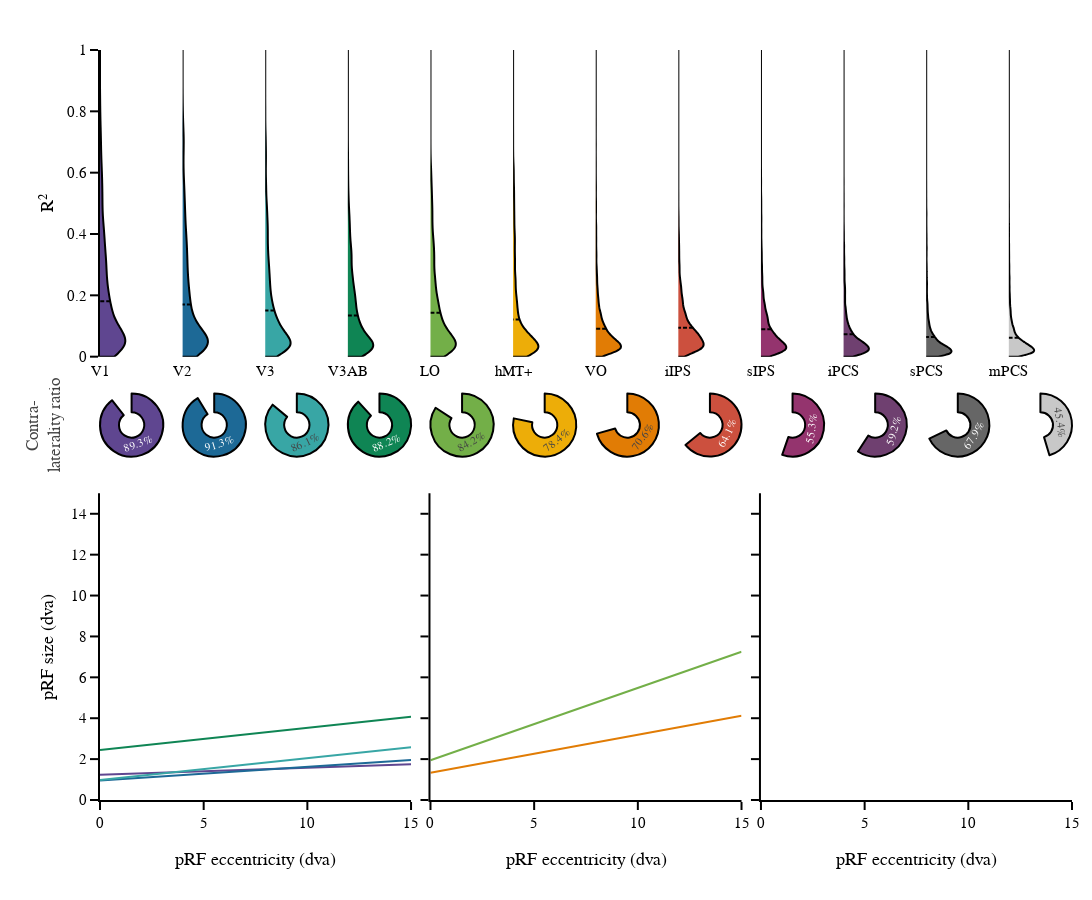

Write notebook code for a chart like this one.
### Markdown cell above
# to do
2. compute relation eccentricity size relationship 
    - add filter of data
    - add ecc/size dots or subselection of it
4. make plot with two entries (condition 1 and 2 => split violoin, make two circle, make 2 sets of lines changing hue)
5. make entries slider to pick the condition to plot
6. save as pdf and html
3. fix hover (https://plotly.com/python/hover-text-and-formatting/)
6. attach axes together
7. add title to overall plots
7. take care of legend (in the figure, different for each, include area and line)

### Code cell
def rgb2rgba(input_col,alpha_val):
    rgba_col = "rgba{}, {})".format(input_col[3:-1],alpha_val)
    return rgba_col

fig_height, fig_width = 900,1200
rois_colors = px.colors.qualitative.Prism
rois_colors.append('rgb(200, 200, 200)')
rois = analysis_info['rois']
rows, cols = 3, 12

column_widths = [1,1,1,1,1,1,1,1,1,1,1,1,]
row_heights = [4,1,4]

sb_specs = [[{},{},{},{},{},{},{},{},{},{},{},{}],
            [{'type':'domain'},{'type':'domain'},{'type':'domain'},{'type':'domain'},{'type':'domain'},{'type':'domain'},
             {'type':'domain'},{'type':'domain'},{'type':'domain'},{'type':'domain'},{'type':'domain'},{'type':'domain'}],
            [{'colspan':4},None,None,None,{'colspan':4},None,None,None,{'colspan':4},None,None,None]]

fig = make_subplots(rows=rows, cols=cols, specs=sb_specs, print_grid=False, vertical_spacing=0.04, horizontal_spacing=0.02,
                    column_widths=column_widths, row_heights=row_heights)

cols_violin, rows_violin = [1,2,3,4,5,6,7,8,9,10,11,12], [1,1,1,1,1,1,1,1,1,1,1,1]
cols_pie, rows_pie       = [1,2,3,4,5,6,7,8,9,10,11,12], [2,2,2,2,2,2,2,2,2,2,2,2]
cols_trace, rows_trace   = [1,1,1,1,5,5,5,5,9, 9, 9, 9], [3,3,3,3,3,3,3,3,3,3,3,3]

# Ecentricity/size relationship
y_label_trace, x_label_trace, trace_range = 'pRF size (dva)', 'pRF eccentricity (dva)', [0,15]
line_x = np.linspace(trace_range[0], trace_range[1], 60)

for num,(roi,roi_color) in enumerate(zip(rois,rois_colors)):
    
    # r2 violin plots
    fig.append_trace(go.Violin(y=df_rsq[roi], name=roi, span=[0, 1], orientation= "v", spanmode='manual', fillcolor=roi_color), row=rows_violin[num], col=cols_violin[num])

    # contra-laterality ratio
    cl_ratio = np.mean([np.sum(df_rsq[df_x[df_hemi==2]<0][roi])/np.sum(df_rsq[df_hemi==2][roi]),
                        np.sum(df_rsq[df_x[df_hemi==1]>0][roi])/np.sum(df_rsq[df_hemi==1][roi])])

    fig.append_trace(go.Pie(labels=["Contra-lateral","Ipsi-lateral"],
                            values=[cl_ratio,1-cl_ratio], marker_colors=[roi_color,'rgba(255,255,255,0)']),row=rows_pie[num], col=cols_pie[num])

    # eccentricity size regression
    ecc_size_coeff, ecc_size_intercept = weighted_regression(np.array(df_ecc[roi]),np.array(df_size[roi]),np.array(df_rsq[roi]))
    line_y = ecc_size_coeff*line_x+ecc_size_intercept
    # eb, eb_low, eb_high = 2, line_y-eb/2, line_y+eb/2
    # fig.append_trace(go.Scatter(x=np.hstack((line_x,line_x[::-1])), y=np.hstack((eb_low,eb_high[::-1])), mode='lines',
    #                             fill='toself',fillcolor=rgb2rgba(roi_color,0.2),line_color='rgba(0,0,0,0)', showlegend=False),row=rows_trace[num], col=cols_trace[num])
    fig.append_trace(go.Scatter(x=line_x, y=line_y[0], name = roi, mode='lines', line_width=2, line_color=roi_color,showlegend=False),row=rows_trace[num], col=cols_trace[num])

fig.add_annotation(xref="paper", yref="paper", x=-0.08, y=0.5, text='Contra-<br>laterality ratio', showarrow=False, textangle=-90,font_family=template_specs['font'],
                                font_size=17)

fig.layout.update(  # figure settings
                    template=fig_template, width=fig_width, height=fig_height, margin_l=100, margin_r=20, margin_t=50, margin_b=100,
                    # range violin
                    yaxis_range=[0,1], yaxis2_range=[0,1],yaxis3_range=[0,1],yaxis4_range=[0,1], yaxis5_range=[0,1], yaxis6_range=[0,1],
                    yaxis7_range=[0,1],yaxis8_range=[0,1],yaxis9_range=[0,1],yaxis10_range=[0,1],yaxis11_range=[0,1],yaxis12_range=[0,1],
                    # y axis violin
                    yaxis_visible=True, yaxis_linewidth=template_specs['axes_width'], yaxis_title_text='R\u00b2', yaxis_ticklen=8, 
                    # traces #13
                    yaxis13_visible=True, yaxis13_linewidth=template_specs['axes_width'], yaxis13_title_text=y_label_trace, yaxis13_range=trace_range, yaxis13_ticklen=8,
                    xaxis13_visible=True, xaxis13_linewidth=template_specs['axes_width'], xaxis13_title_text=x_label_trace, xaxis13_range=trace_range, xaxis13_ticklen=8,
                    # traces #14
                    yaxis14_visible=True, yaxis14_linewidth=template_specs['axes_width'], yaxis14_showticklabels=False, yaxis14_range=trace_range, yaxis14_ticklen=8,
                    xaxis14_visible=True, xaxis14_linewidth=template_specs['axes_width'], xaxis14_title_text=x_label_trace, xaxis14_range=trace_range, xaxis14_ticklen=8,
                    # traces #15
                    yaxis15_visible=True, yaxis15_linewidth=template_specs['axes_width'], yaxis15_showticklabels=False, yaxis15_range=trace_range, yaxis15_ticklen=8,
                    xaxis15_visible=True, xaxis15_linewidth=template_specs['axes_width'], xaxis15_title_text=x_label_trace, xaxis15_range=trace_range, xaxis15_ticklen=8,
                  )

fig.show()

### Figure 1 — Plotly figure (JSON) as saved in the notebook; plotly's stock layout.template omitted (floating-point values rounded to 4 significant figures; data arrays with more than 128 entries replaced by an {"elided": "..."} marker saying what was removed)
{"data": [{"fillcolor": "rgb(95, 70, 144)", "name": "V1", "orientation": "v", "span": [0, 1], "spanmode": "manual", "type": "violin", "xaxis": "x", "y": {"elided": "6158 float values"}, "yaxis": "y"}, {"domain": {"x": [0, 0.065], "y": [0.4489, 0.5511]}, "labels": ["Contra-lateral", "Ipsi-lateral"], "marker": {"colors": ["rgb(95, 70, 144)", "rgba(255,255,255,0)"]}, "type": "pie", "values": [0.8934, 0.1066]}, {"line": {"color": "rgb(95, 70, 144)", "width": 2}, "mode": "lines", "name": "V1", "showlegend": false, "type": "scatter", "x": [0, 0.2542, 0.5085, 0.7627, 1.017, 1.271, 1.525, 1.78, 2.034, 2.288, 2.542, 2.797, 3.051, 3.305, 3.559, 3.814, 4.068, 4.322, 4.576, 4.831, 5.085, 5.339, 5.593, 5.847, 6.102, 6.356, 6.61, 6.864, 7.119, 7.373, 7.627, 7.881, 8.136, 8.39, 8.644, 8.898, 9.153, 9.407, 9.661, 9.915, 10.17, 10.42, 10.68, 10.93, 11.19, 11.44, 11.69, 11.95, 12.2, 12.46, 12.71, 12.97, 13.22, 13.47, 13.73, 13.98, 14.24, 14.49, 14.75, 15], "xaxis": "x13", "y": [1.236, 1.245, 1.254, 1.263, 1.271, 1.28, 1.289, 1.298, 1.306, 1.315, 1.324, 1.333, 1.341, 1.35, 1.359, 1.368, 1.376, 1.385, 1.394, 1.403, 1.411, 1.42, 1.429, 1.438, 1.446, 1.455, 1.464, 1.472, 1.481, 1.49, 1.499, 1.507, 1.516, 1.525, 1.534, 1.542, 1.551, 1.56, 1.569, 1.577, 1.586, 1.595, 1.604, 1.612, 1.621, 1.63, 1.639, 1.647, 1.656, 1.665, 1.674, 1.682, 1.691, 1.7, 1.709, 1.717, 1.726, 1.735, 1.743, 1.752], "yaxis": "y13"}, {"fillcolor": "rgb(29, 105, 150)", "name": "V2", "orientation": "v", "span": [0, 1], "spanmode": "manual", "type": "violin", "xaxis": "x2", "y": {"elided": "6158 float values"}, "yaxis": "y2"}, {"domain": {"x": [0.085, 0.15], "y": [0.4489, 0.5511]}, "labels": ["Contra-lateral", "Ipsi-lateral"], "marker": {"colors": ["rgb(29, 105, 150)", "rgba(255,255,255,0)"]}, "type": "pie", "values": [0.9126, 0.08744]}, {"line": {"color": "rgb(29, 105, 150)", "width": 2}, "mode": "lines", "name": "V2", "showlegend": false, "type": "scatter", "x": [0, 0.2542, 0.5085, 0.7627, 1.017, 1.271, 1.525, 1.78, 2.034, 2.288, 2.542, 2.797, 3.051, 3.305, 3.559, 3.814, 4.068, 4.322, 4.576, 4.831, 5.085, 5.339, 5.593, 5.847, 6.102, 6.356, 6.61, 6.864, 7.119, 7.373, 7.627, 7.881, 8.136, 8.39, 8.644, 8.898, 9.153, 9.407, 9.661, 9.915, 10.17, 10.42, 10.68, 10.93, 11.19, 11.44, 11.69, 11.95, 12.2, 12.46, 12.71, 12.97, 13.22, 13.47, 13.73, 13.98, 14.24, 14.49, 14.75, 15], "xaxis": "x13", "y": [0.9577, 0.9746, 0.9916, 1.008, 1.025, 1.042, 1.059, 1.076, 1.093, 1.11, 1.127, 1.144, 1.161, 1.178, 1.195, 1.212, 1.229, 1.246, 1.263, 1.279, 1.296, 1.313, 1.33, 1.347, 1.364, 1.381, 1.398, 1.415, 1.432, 1.449, 1.466, 1.483, 1.5, 1.517, 1.534, 1.55, 1.567, 1.584, 1.601, 1.618, 1.635, 1.652, 1.669, 1.686, 1.703, 1.72, 1.737, 1.754, 1.771, 1.788, 1.805, 1.821, 1.838, 1.855, 1.872, 1.889, 1.906, 1.923, 1.94, 1.957], "yaxis": "y13"}, {"fillcolor": "rgb(56, 166, 165)", "name": "V3", "orientation": "v", "span": [0, 1], "spanmode": "manual", "type": "violin", "xaxis": "x3", "y": {"elided": "6158 float values"}, "yaxis": "y3"}, {"domain": {"x": [0.17, 0.235], "y": [0.4489, 0.5511]}, "labels": ["Contra-lateral", "Ipsi-lateral"], "marker": {"colors": ["rgb(56, 166, 165)", "rgba(255,255,255,0)"]}, "type": "pie", "values": [0.8614, 0.1386]}, {"line": {"color": "rgb(56, 166, 165)", "width": 2}, "mode": "lines", "name": "V3", "showlegend": false, "type": "scatter", "x": [0, 0.2542, 0.5085, 0.7627, 1.017, 1.271, 1.525, 1.78, 2.034, 2.288, 2.542, 2.797, 3.051, 3.305, 3.559, 3.814, 4.068, 4.322, 4.576, 4.831, 5.085, 5.339, 5.593, 5.847, 6.102, 6.356, 6.61, 6.864, 7.119, 7.373, 7.627, 7.881, 8.136, 8.39, 8.644, 8.898, 9.153, 9.407, 9.661, 9.915, 10.17, 10.42, 10.68, 10.93, 11.19, 11.44, 11.69, 11.95, 12.2, 12.46, 12.71, 12.97, 13.22, 13.47, 13.73, 13.98, 14.24, 14.49, 14.75, 15], "xaxis": "x13", "y": [0.9739, 1.001, 1.028, 1.055, 1.083, 1.11, 1.137, 1.164, 1.191, 1.218, 1.246, 1.273, 1.3, 1.327, 1.354, 1.381, 1.409, 1.436, 1.463, 1.49, 1.517, 1.544, 1.572, 1.599, 1.626, 1.653, 1.68, 1.707, 1.735, 1.762, 1.789, 1.816, 1.843, 1.87, 1.897, 1.925, 1.952, 1.979, 2.006, 2.033, 2.06, 2.088, 2.115, 2.142, 2.169, 2.196, 2.223, 2.251, 2.278, 2.305, 2.332, 2.359, 2.386, 2.414, 2.441, 2.468, 2.495, 2.522, 2.549, 2.577], "yaxis": "y13"}, {"fillcolor": "rgb(15, 133, 84)", "name": "V3AB", "orientation": "v", "span": [0, 1], "spanmode": "manual", "type": "violin", "xaxis": "x4", "y": {"elided": "6158 float values"}, "yaxis": "y4"}, {"domain": {"x": [0.255, 0.32], "y": [0.4489, 0.5511]}, "labels": ["Contra-lateral", "Ipsi-lateral"], "marker": {"colors": ["rgb(15, 133, 84)", "rgba(255,255,255,0)"]}, "type": "pie", "values": [0.8824, 0.1176]}, {"line": {"color": "rgb(15, 133, 84)", "width": 2}, "mode": "lines", "name": "V3AB", "showlegend": false, "type": "scatter", "x": [0, 0.2542, 0.5085, 0.7627, 1.017, 1.271, 1.525, 1.78, 2.034, 2.288, 2.542, 2.797, 3.051, 3.305, 3.559, 3.814, 4.068, 4.322, 4.576, 4.831, 5.085, 5.339, 5.593, 5.847, 6.102, 6.356, 6.61, 6.864, 7.119, 7.373, 7.627, 7.881, 8.136, 8.39, 8.644, 8.898, 9.153, 9.407, 9.661, 9.915, 10.17, 10.42, 10.68, 10.93, 11.19, 11.44, 11.69, 11.95, 12.2, 12.46, 12.71, 12.97, 13.22, 13.47, 13.73, 13.98, 14.24, 14.49, 14.75, 15], "xaxis": "x13", "y": [2.449, 2.477, 2.504, 2.532, 2.56, 2.587, 2.615, 2.642, 2.67, 2.697, 2.725, 2.752, 2.78, 2.807, 2.835, 2.863, 2.89, 2.918, 2.945, 2.973, 3.0, 3.028, 3.055, 3.083, 3.11, 3.138, 3.165, 3.193, 3.221, 3.248, 3.276, 3.303, 3.331, 3.358, 3.386, 3.413, 3.441, 3.468, 3.496, 3.524, 3.551, 3.579, 3.606, 3.634, 3.661, 3.689, 3.716, 3.744, 3.771, 3.799, 3.826, 3.854, 3.882, 3.909, 3.937, 3.964, 3.992, 4.019, 4.047, 4.074], "yaxis": "y13"}, {"fillcolor": "rgb(115, 175, 72)", "name": "LO", "orientation": "v", "span": [0, 1], "spanmode": "manual", "type": "violin", "xaxis": "x5", "y": {"elided": "6158 float values"}, "yaxis": "y5"}, {"domain": {"x": [0.34, 0.405], "y": [0.4489, 0.5511]}, "labels": ["Contra-lateral", "Ipsi-lateral"], "marker": {"colors": ["rgb(115, 175, 72)", "rgba(255,255,255,0)"]}, "type": "pie", "values": [0.8418, 0.1582]}, {"line": {"color": "rgb(115, 175, 72)", "width": 2}, "mode": "lines", "name": "LO", "showlegend": false, "type": "scatter", "x": [0, 0.2542, 0.5085, 0.7627, 1.017, 1.271, 1.525, 1.78, 2.034, 2.288, 2.542, 2.797, 3.051, 3.305, 3.559, 3.814, 4.068, 4.322, 4.576, 4.831, 5.085, 5.339, 5.593, 5.847, 6.102, 6.356, 6.61, 6.864, 7.119, 7.373, 7.627, 7.881, 8.136, 8.39, 8.644, 8.898, 9.153, 9.407, 9.661, 9.915, 10.17, 10.42, 10.68, 10.93, 11.19, 11.44, 11.69, 11.95, 12.2, 12.46, 12.71, 12.97, 13.22, 13.47, 13.73, 13.98, 14.24, 14.49, 14.75, 15], "xaxis": "x14", "y": [1.943, 2.033, 2.123, 2.213, 2.302, 2.392, 2.482, 2.572, 2.662, 2.752, 2.842, 2.932, 3.022, 3.112, 3.202, 3.292, 3.382, 3.471, 3.561, 3.651, 3.741, 3.831, 3.921, 4.011, 4.101, 4.191, 4.281, 4.371, 4.461, 4.551, 4.641, 4.73, 4.82, 4.91, 5.0, 5.09, 5.18, 5.27, 5.36, 5.45, 5.54, 5.63, 5.72, 5.81, 5.899, 5.989, 6.079, 6.169, 6.259, 6.349, 6.439, 6.529, 6.619, 6.709, 6.799, 6.889, 6.979, 7.069, 7.158, 7.248], "yaxis": "y14"}, {"fillcolor": "rgb(237, 173, 8)", "name": "hMT+", "orientation": "v", "span": [0, 1], "spanmode": "manual", "type": "violin", "xaxis": "x6", "y": {"elided": "6158 float values"}, "yaxis": "y6"}, {"domain": {"x": [0.425, 0.49], "y": [0.4489, 0.5511]}, "labels": ["Contra-lateral", "Ipsi-lateral"], "marker": {"colors": ["rgb(237, 173, 8)", "rgba(255,255,255,0)"]}, "type": "pie", "values": [0.7836, 0.2164]}, {"line": {"color": "rgb(237, 173, 8)", "width": 2}, "mode": "lines", "name": "hMT+", "showlegend": false, "type": "scatter", "x": [0, 0.2542, 0.5085, 0.7627, 1.017, 1.271, 1.525, 1.78, 2.034, 2.288, 2.542, 2.797, 3.051, 3.305, 3.559, 3.814, 4.068, 4.322, 4.576, 4.831, 5.085, 5.339, 5.593, 5.847, 6.102, 6.356, 6.61, 6.864, 7.119, 7.373, 7.627, 7.881, 8.136, 8.39, 8.644, 8.898, 9.153, 9.407, 9.661, 9.915, 10.17, 10.42, 10.68, 10.93, 11.19, 11.44, 11.69, 11.95, 12.2, 12.46, 12.71, 12.97, 13.22, 13.47, 13.73, 13.98, 14.24, 14.49, 14.75, 15], "xaxis": "x14", "y": [15890.0, 15730.0, 15570.0, 15410.0, 15250.0, 15090.0, 14930.0, 14770.0, 14610.0, 14450.0, 14290.0, 14130.0, 13970.0, 13810.0, 13650.0, 13490.0, 13330.0, 13170.0, 13010.0, 12850.0, 12690.0, 12530.0, 12370.0, 12210.0, 12050.0, 11890.0, 11740.0, 11580.0, 11420.0, 11260.0, 11100.0, 10940.0, 10780.0, 10620.0, 10460.0, 10300.0, 10140.0, 9978.0, 9818.0, 9659.0, 9499.0, 9339.0, 9180.0, 9020.0, 8860.0, 8700.0, 8541.0, 8381.0, 8221.0, 8062.0, 7902.0, 7742.0, 7582.0, 7423.0, 7263.0, 7103.0, 6943.0, 6784.0, 6624.0, 6464.0], "yaxis": "y14"}, {"fillcolor": "rgb(225, 124, 5)", "name": "VO", "orientation": "v", "span": [0, 1], "spanmode": "manual", "type": "violin", "xaxis": "x7", "y": {"elided": "6158 float values"}, "yaxis": "y7"}, {"domain": {"x": [0.51, 0.575], "y": [0.4489, 0.5511]}, "labels": ["Contra-lateral", "Ipsi-lateral"], "marker": {"colors": ["rgb(225, 124, 5)", "rgba(255,255,255,0)"]}, "type": "pie", "values": [0.7061, 0.2939]}, {"line": {"color": "rgb(225, 124, 5)", "width": 2}, "mode": "lines", "name": "VO", "showlegend": false, "type": "scatter", "x": [0, 0.2542, 0.5085, 0.7627, 1.017, 1.271, 1.525, 1.78, 2.034, 2.288, 2.542, 2.797, 3.051, 3.305, 3.559, 3.814, 4.068, 4.322, 4.576, 4.831, 5.085, 5.339, 5.593, 5.847, 6.102, 6.356, 6.61, 6.864, 7.119, 7.373, 7.627, 7.881, 8.136, 8.39, 8.644, 8.898, 9.153, 9.407, 9.661, 9.915, 10.17, 10.42, 10.68, 10.93, 11.19, 11.44, 11.69, 11.95, 12.2, 12.46, 12.71, 12.97, 13.22, 13.47, 13.73, 13.98, 14.24, 14.49, 14.75, 15], "xaxis": "x14", "y": [1.329, 1.376, 1.423, 1.47, 1.518, 1.565, 1.612, 1.66, 1.707, 1.754, 1.801, 1.849, 1.896, 1.943, 1.99, 2.038, 2.085, 2.132, 2.18, 2.227, 2.274, 2.321, 2.369, 2.416, 2.463, 2.511, 2.558, 2.605, 2.652, 2.7, 2.747, 2.794, 2.842, 2.889, 2.936, 2.983, 3.031, 3.078, 3.125, 3.173, 3.22, 3.267, 3.314, 3.362, 3.409, 3.456, 3.503, 3.551, 3.598, 3.645, 3.693, 3.74, 3.787, 3.834, 3.882, 3.929, 3.976, 4.024, 4.071, 4.118], "yaxis": "y14"}, {"fillcolor": "rgb(204, 80, 62)", "name": "iIPS", "orientation": "v", "span": [0, 1], "spanmode": "manual", "type": "violin", "xaxis": "x8", "y": {"elided": "6158 float values"}, "yaxis": "y8"}, {"domain": {"x": [0.595, 0.66], "y": [0.4489, 0.5511]}, "labels": ["Contra-lateral", "Ipsi-lateral"], "marker": {"colors": ["rgb(204, 80, 62)", "rgba(255,255,255,0)"]}, "type": "pie", "values": [0.6414, 0.3586]}, {"line": {"color": "rgb(204, 80, 62)", "width": 2}, "mode": "lines", "name": "iIPS", "showlegend": false, "type": "scatter", "x": [0, 0.2542, 0.5085, 0.7627, 1.017, 1.271, 1.525, 1.78, 2.034, 2.288, 2.542, 2.797, 3.051, 3.305, 3.559, 3.814, 4.068, 4.322, 4.576, 4.831, 5.085, 5.339, 5.593, 5.847, 6.102, 6.356, 6.61, 6.864, 7.119, 7.373, 7.627, 7.881, 8.136, 8.39, 8.644, 8.898, 9.153, 9.407, 9.661, 9.915, 10.17, 10.42, 10.68, 10.93, 11.19, 11.44, 11.69, 11.95, 12.2, 12.46, 12.71, 12.97, 13.22, 13.47, 13.73, 13.98, 14.24, 14.49, 14.75, 15], "xaxis": "x14", "y": [367800.0, 363100.0, 358300.0, 353600.0, 348800.0, 344100.0, 339300.0, 334600.0, 329800.0, 325100.0, 320300.0, 315500.0, 310800.0, 306000.0, 301300.0, 296500.0, 291800.0, 287000.0, 282300.0, 277500.0, 272800.0, 268000.0, 263300.0, 258500.0, 253800.0, 249000.0, 244300.0, 239500.0, 234800.0, 230000.0, 225300.0, 220500.0, 215800.0, 211000.0, 206300.0, 201500.0, 196800.0, 192000.0, 187300.0, 182500.0, 177700.0, 173000.0, 168200.0, 163500.0, 158700.0, 154000.0, 149200.0, 144500.0, 139700.0, 135000.0, 130200.0, 125500.0, 120700.0, 116000.0, 111200.0, 106500.0, 101700.0, 96970.0, 92220.0, 87470.0], "yaxis": "y14"}, {"fillcolor": "rgb(148, 52, 110)", "name": "sIPS", "orientation": "v", "span": [0, 1], "spanmode": "manual", "type": "violin", "xaxis": "x9", "y": {"elided": "6158 float values"}, "yaxis": "y9"}, {"domain": {"x": [0.68, 0.745], "y": [0.4489, 0.5511]}, "labels": ["Contra-lateral", "Ipsi-lateral"], "marker": {"colors": ["rgb(148, 52, 110)", "rgba(255,255,255,0)"]}, "type": "pie", "values": [0.5533, 0.4467]}, {"line": {"color": "rgb(148, 52, 110)", "width": 2}, "mode": "lines", "name": "sIPS", "showlegend": false, "type": "scatter", "x": [0, 0.2542, 0.5085, 0.7627, 1.017, 1.271, 1.525, 1.78, 2.034, 2.288, 2.542, 2.797, 3.051, 3.305, 3.559, 3.814, 4.068, 4.322, 4.576, 4.831, 5.085, 5.339, 5.593, 5.847, 6.102, 6.356, 6.61, 6.864, 7.119, 7.373, 7.627, 7.881, 8.136, 8.39, 8.644, 8.898, 9.153, 9.407, 9.661, 9.915, 10.17, 10.42, 10.68, 10.93, 11.19, 11.44, 11.69, 11.95, 12.2, 12.46, 12.71, 12.97, 13.22, 13.47, 13.73, 13.98, 14.24, 14.49, 14.75, 15], "xaxis": "x15", "y": [67610.0, 67160.0, 66710.0, 66260.0, 65810.0, 65350.0, 64900.0, 64450.0, 64000.0, 63550.0, 63100.0, 62650.0, 62190.0, 61740.0, 61290.0, 60840.0, 60390.0, 59940.0, 59490.0, 59030.0, 58580.0, 58130.0, 57680.0, 57230.0, 56780.0, 56330.0, 55870.0, 55420.0, 54970.0, 54520.0, 54070.0, 53620.0, 53170.0, 52710.0, 52260.0, 51810.0, 51360.0, 50910.0, 50460.0, 50000.0, 49550.0, 49100.0, 48650.0, 48200.0, 47750.0, 47300.0, 46840.0, 46390.0, 45940.0, 45490.0, 45040.0, 44590.0, 44140.0, 43680.0, 43230.0, 42780.0, 42330.0, 41880.0, 41430.0, 40980.0], "yaxis": "y15"}, {"fillcolor": "rgb(111, 64, 112)", "name": "iPCS", "orientation": "v", "span": [0, 1], "spanmode": "manual", "type": "violin", "xaxis": "x10", "y": {"elided": "6158 float values"}, "yaxis": "y10"}, {"domain": {"x": [0.765, 0.83], "y": [0.4489, 0.5511]}, "labels": ["Contra-lateral", "Ipsi-lateral"], "marker": {"colors": ["rgb(111, 64, 112)", "rgba(255,255,255,0)"]}, "type": "pie", "values": [0.5918, 0.4082]}, {"line": {"color": "rgb(111, 64, 112)", "width": 2}, "mode": "lines", "name": "iPCS", "showlegend": false, "type": "scatter", "x": [0, 0.2542, 0.5085, 0.7627, 1.017, 1.271, 1.525, 1.78, 2.034, 2.288, 2.542, 2.797, 3.051, 3.305, 3.559, 3.814, 4.068, 4.322, 4.576, 4.831, 5.085, 5.339, 5.593, 5.847, 6.102, 6.356, 6.61, 6.864, 7.119, 7.373, 7.627, 7.881, 8.136, 8.39, 8.644, 8.898, 9.153, 9.407, 9.661, 9.915, 10.17, 10.42, 10.68, 10.93, 11.19, 11.44, 11.69, 11.95, 12.2, 12.46, 12.71, 12.97, 13.22, 13.47, 13.73, 13.98, 14.24, 14.49, 14.75, 15], "xaxis": "x15", "y": [2647000.0, 2610000.0, 2572000.0, 2535000.0, 2497000.0, 2460000.0, 2422000.0, 2385000.0, 2347000.0, 2310000.0, 2272000.0, 2235000.0, 2197000.0, 2160000.0, 2122000.0, 2085000.0, 2047000.0, 2010000.0, 1972000.0, 1935000.0, 1897000.0, 1860000.0, 1822000.0, 1785000.0, 1747000.0, 1710000.0, 1672000.0, 1635000.0, 1597000.0, 1560000.0, 1522000.0, 1485000.0, 1447000.0, 1410000.0, 1372000.0, 1335000.0, 1297000.0, 1260000.0, 1222000.0, 1185000.0, 1147000.0, 1110000.0, 1072000.0, 1035000.0, 997500.0, 960000.0, 922500.0, 885000.0, 847500.0, 810000.0, 772500.0, 735000.0, 697500.0, 660000.0, 622500.0, 585000.0, 547500.0, 510000.0, 472500.0, 435000.0], "yaxis": "y15"}, {"fillcolor": "rgb(102, 102, 102)", "name": "sPCS", "orientation": "v", "span": [0, 1], "spanmode": "manual", "type": "violin", "xaxis": "x11", "y": {"elided": "6158 float values"}, "yaxis": "y11"}, {"domain": {"x": [0.85, 0.915], "y": [0.4489, 0.5511]}, "labels": ["Contra-lateral", "Ipsi-lateral"], "marker": {"colors": ["rgb(102, 102, 102)", "rgba(255,255,255,0)"]}, "type": "pie", "values": [0.6788, 0.3212]}, {"line": {"color": "rgb(102, 102, 102)", "width": 2}, "mode": "lines", "name": "sPCS", "showlegend": false, "type": "scatter", "x": [0, 0.2542, 0.5085, 0.7627, 1.017, 1.271, 1.525, 1.78, 2.034, 2.288, 2.542, 2.797, 3.051, 3.305, 3.559, 3.814, 4.068, 4.322, 4.576, 4.831, 5.085, 5.339, 5.593, 5.847, 6.102, 6.356, 6.61, 6.864, 7.119, 7.373, 7.627, 7.881, 8.136, 8.39, 8.644, 8.898, 9.153, 9.407, 9.661, 9.915, 10.17, 10.42, 10.68, 10.93, 11.19, 11.44, 11.69, 11.95, 12.2, 12.46, 12.71, 12.97, 13.22, 13.47, 13.73, 13.98, 14.24, 14.49, 14.75, 15], "xaxis": "x15", "y": [775300.0, 764900.0, 754400.0, 744000.0, 733600.0, 723100.0, 712700.0, 702300.0, 691800.0, 681400.0, 671000.0, 660500.0, 650100.0, 639700.0, 629200.0, 618800.0, 608400.0, 597900.0, 587500.0, 577100.0, 566600.0, 556200.0, 545800.0, 535300.0, 524900.0, 514500.0, 504000.0, 493600.0, 483200.0, 472700.0, 462300.0, 451800.0, 441400.0, 431000.0, 420500.0, 410100.0, 399700.0, 389200.0, 378800.0, 368400.0, 357900.0, 347500.0, 337100.0, 326600.0, 316200.0, 305800.0, 295300.0, 284900.0, 274500.0, 264000.0, 253600.0, 243200.0, 232700.0, 222300.0, 211900.0, 201400.0, 191000.0, 180600.0, 170100.0, 159700.0], "yaxis": "y15"}, {"fillcolor": "rgb(200, 200, 200)", "name": "mPCS", "orientation": "v", "span": [0, 1], "spanmode": "manual", "type": "violin", "xaxis": "x12", "y": {"elided": "6158 float values"}, "yaxis": "y12"}, {"domain": {"x": [0.935, 1.0], "y": [0.4489, 0.5511]}, "labels": ["Contra-lateral", "Ipsi-lateral"], "marker": {"colors": ["rgb(200, 200, 200)", "rgba(255,255,255,0)"]}, "type": "pie", "values": [0.4539, 0.5461]}, {"line": {"color": "rgb(200, 200, 200)", "width": 2}, "mode": "lines", "name": "mPCS", "showlegend": false, "type": "scatter", "x": [0, 0.2542, 0.5085, 0.7627, 1.017, 1.271, 1.525, 1.78, 2.034, 2.288, 2.542, 2.797, 3.051, 3.305, 3.559, 3.814, 4.068, 4.322, 4.576, 4.831, 5.085, 5.339, 5.593, 5.847, 6.102, 6.356, 6.61, 6.864, 7.119, 7.373, 7.627, 7.881, 8.136, 8.39, 8.644, 8.898, 9.153, 9.407, 9.661, 9.915, 10.17, 10.42, 10.68, 10.93, 11.19, 11.44, 11.69, 11.95, 12.2, 12.46, 12.71, 12.97, 13.22, 13.47, 13.73, 13.98, 14.24, 14.49, 14.75, 15], "xaxis": "x15", "y": [205000.0, 207500.0, 209900.0, 212400.0, 214900.0, 217300.0, 219800.0, 222300.0, 224700.0, 227200.0, 229700.0, 232100.0, 234600.0, 237100.0, 239500.0, 242000.0, 244400.0, 246900.0, 249400.0, 251800.0, 254300.0, 256800.0, 259200.0, 261700.0, 264200.0, 266600.0, 269100.0, 271600.0, 274000.0, 276500.0, 279000.0, 281400.0, 283900.0, 286400.0, 288800.0, 291300.0, 293800.0, 296200.0, 298700.0, 301100.0, 303600.0, 306100.0, 308500.0, 311000.0, 313500.0, 315900.0, 318400.0, 320900.0, 323300.0, 325800.0, 328300.0, 330700.0, 333200.0, 335700.0, 338100.0, 340600.0, 343100.0, 345500.0, 348000.0, 350500.0], "yaxis": "y15"}], "layout": {"annotations": [{"font": {"family": "Helvetica", "size": 17}, "showarrow": false, "text": "Contra-<br>laterality ratio", "textangle": -90, "x": -0.08, "xref": "paper", "y": 0.5, "yref": "paper"}], "height": 900, "margin": {"b": 100, "l": 100, "r": 20, "t": 50}, "width": 1200, "xaxis": {"anchor": "y", "domain": [0, 0.065]}, "xaxis10": {"anchor": "y10", "domain": [0.765, 0.83]}, "xaxis11": {"anchor": "y11", "domain": [0.85, 0.915]}, "xaxis12": {"anchor": "y12", "domain": [0.935, 1.0]}, "xaxis13": {"anchor": "y13", "domain": [0, 0.32], "linewidth": 2, "range": [0, 15], "ticklen": 8, "title": {"text": "pRF eccentricity (dva)"}, "visible": true}, "xaxis14": {"anchor": "y14", "domain": [0.34, 0.66], "linewidth": 2, "range": [0, 15], "ticklen": 8, "title": {"text": "pRF eccentricity (dva)"}, "visible": true}, "xaxis15": {"anchor": "y15", "domain": [0.68, 1.0], "linewidth": 2, "range": [0, 15], "ticklen": 8, "title": {"text": "pRF eccentricity (dva)"}, "visible": true}, "xaxis2": {"anchor": "y2", "domain": [0.085, 0.15]}, "xaxis3": {"anchor": "y3", "domain": [0.17, 0.235]}, "xaxis4": {"anchor": "y4", "domain": [0.255, 0.32]}, "xaxis5": {"anchor": "y5", "domain": [0.34, 0.405]}, "xaxis6": {"anchor": "y6", "domain": [0.425, 0.49]}, "xaxis7": {"anchor": "y7", "domain": [0.51, 0.575]}, "xaxis8": {"anchor": "y8", "domain": [0.595, 0.66]}, "xaxis9": {"anchor": "y9", "domain": [0.68, 0.745]}, "yaxis": {"anchor": "x", "domain": [0.5911, 1.0], "linewidth": 2, "range": [0, 1], "ticklen": 8, "title": {"text": "R²"}, "visible": true}, "yaxis10": {"anchor": "x10", "domain": [0.5911, 1.0], "range": [0, 1]}, "yaxis11": {"anchor": "x11", "domain": [0.5911, 1.0], "range": [0, 1]}, "yaxis12": {"anchor": "x12", "domain": [0.5911, 1.0], "range": [0, 1]}, "yaxis13": {"anchor": "x13", "domain": [0, 0.4089], "linewidth": 2, "range": [0, 15], "ticklen": 8, "title": {"text": "pRF size (dva)"}, "visible": true}, "yaxis14": {"anchor": "x14", "domain": [0, 0.4089], "linewidth": 2, "range": [0, 15], "showticklabels": false, "ticklen": 8, "visible": true}, "yaxis15": {"anchor": "x15", "domain": [0, 0.4089], "linewidth": 2, "range": [0, 15], "showticklabels": false, "ticklen": 8, "visible": true}, "yaxis2": {"anchor": "x2", "domain": [0.5911, 1.0], "range": [0, 1]}, "yaxis3": {"anchor": "x3", "domain": [0.5911, 1.0], "range": [0, 1]}, "yaxis4": {"anchor": "x4", "domain": [0.5911, 1.0], "range": [0, 1]}, "yaxis5": {"anchor": "x5", "domain": [0.5911, 1.0], "range": [0, 1]}, "yaxis6": {"anchor": "x6", "domain": [0.5911, 1.0], "range": [0, 1]}, "yaxis7": {"anchor": "x7", "domain": [0.5911, 1.0], "range": [0, 1]}, "yaxis8": {"anchor": "x8", "domain": [0.5911, 1.0], "range": [0, 1]}, "yaxis9": {"anchor": "x9", "domain": [0.5911, 1.0], "range": [0, 1]}}}
